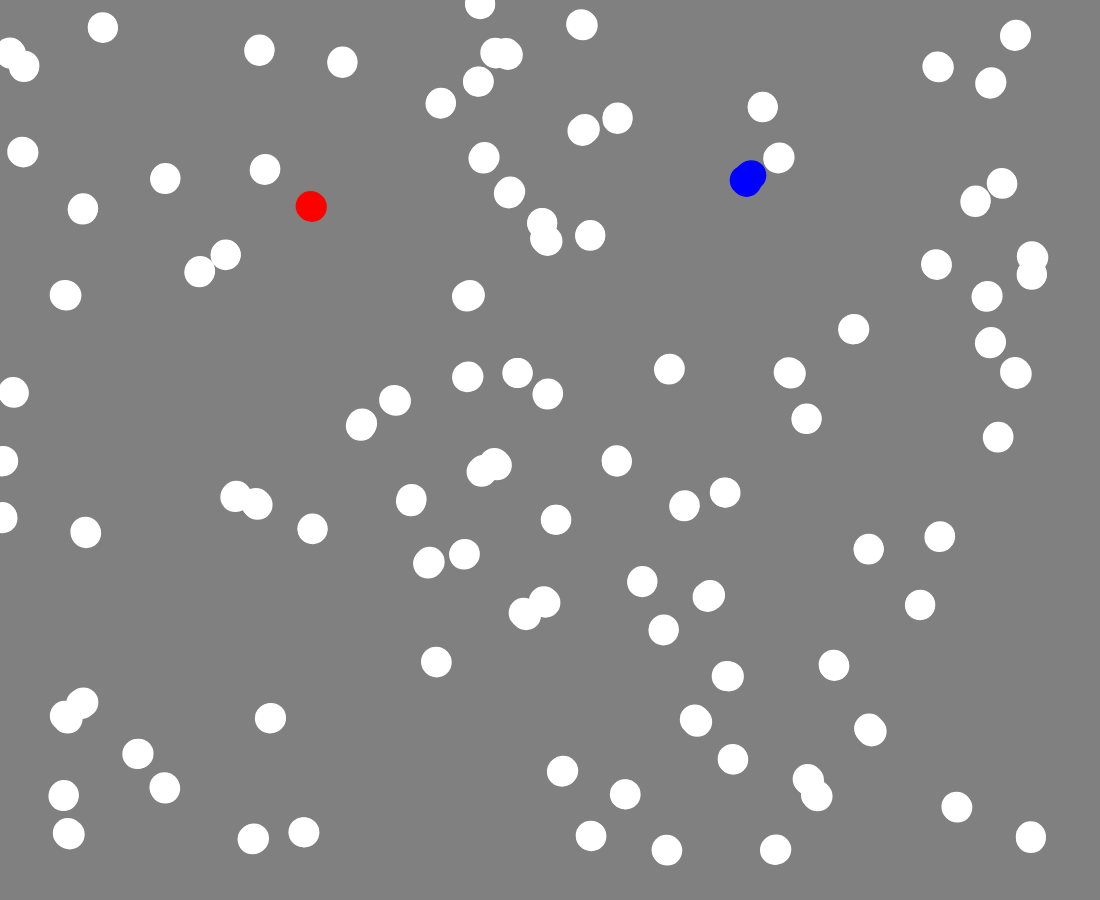
Frame 1 (no input)
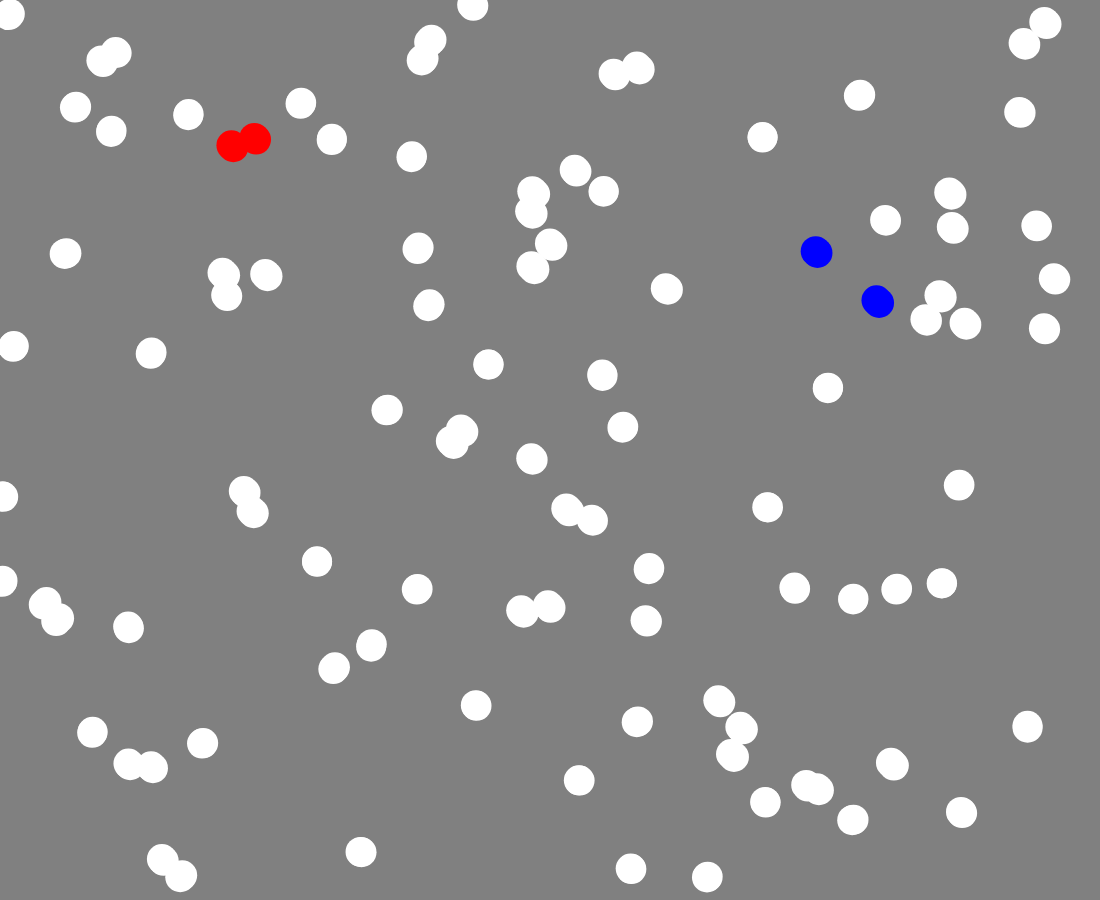
Frame 60 (no input)
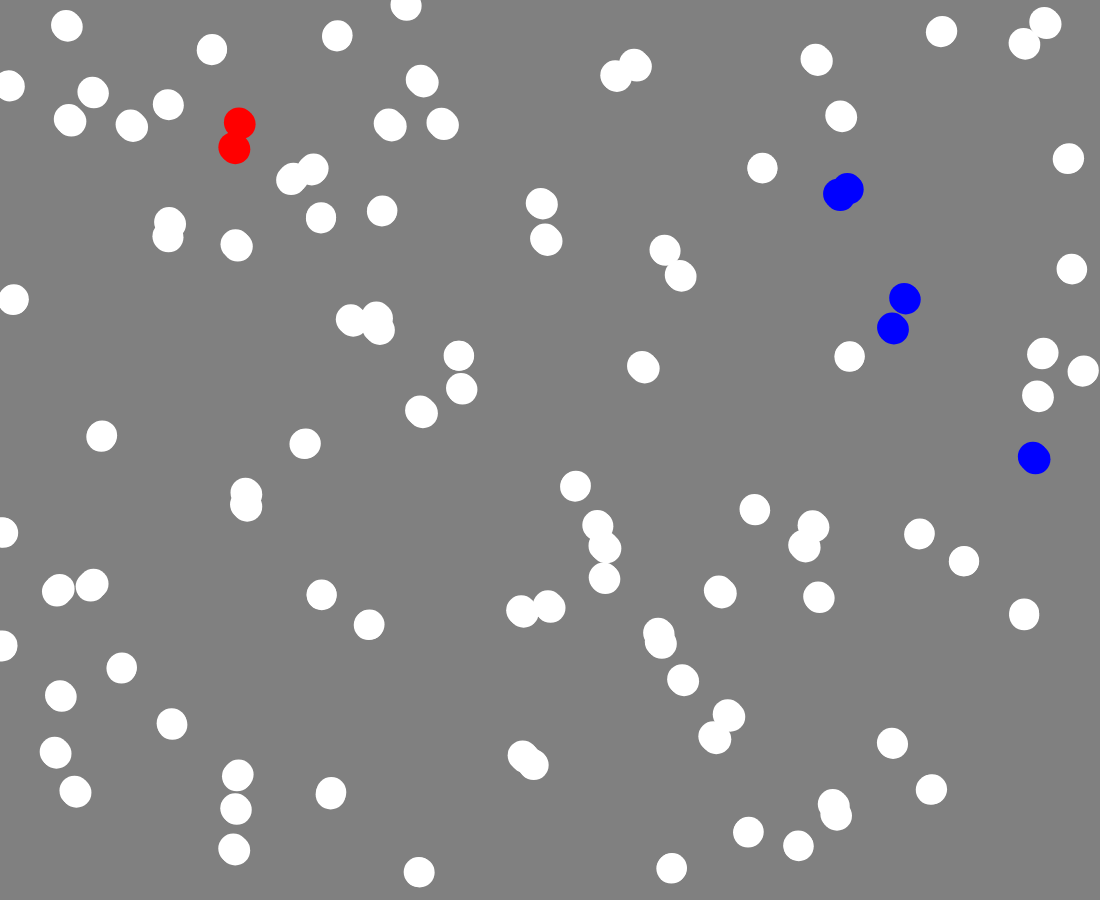
Frame 120 (the mouse pressed at the canvas centre since frame 60)

The p5.js sketch that drew these frames (run headless with seeded random() and noise() and a simulated clock; from frame 60 on, the mouse is pressed at the canvas centre):

// p5.js sketch
// ── sketch.js
let cells = []
const cellCount = 100
let blueCount = 1
let redCount = 1

function setup() {
    createCanvas(windowWidth - 100, windowHeight -100)
    for (let i = 0; i < cellCount; i++) {
        cells.push(new Cell())
    }
}

function draw() {
    background('grey')
    cells.forEach((item, index) => {
        switch (index) {
            case 0:
                item.changeColor('blue')
                break
            case 1: 
                item.changeColor('red')
                break
        }
        item.show()
        item.move()

        cells.forEach((sub) => {
            if (item !== sub && item.touch(sub)) {
                redVsBlue(item, sub)
                // cells.splice(item, 1)
                // cells.splice(sub, 1)
                // item.merge()
                item.changeDirection()
                sub.changeDirection()
                // console.log(redCount + ' vs ' + blueCount)
            }
        })
    })
    const winCondition = cellCount / 2 + 1
    // console.log(winCondition)
    if (redCount >= winCondition || blueCount >= winCondition) {
        noLoop()
        console.log(redCount, blueCount)
    }
}

function getRandomColor() {
    var letters = '0123456789ABCDEF';
    var color = '#';
    for (var i = 0; i < 6; i++) {
      color += letters[Math.floor(Math.random() * 16)];
    }
    return color;
}

const redVsBlue = (item, sub) => {
    if (!sub.set) {
        if (item.c === 'red') {
            sub.changeColor('red')
            redCount++
        }
        if (item.c === 'blue') {
            sub.changeColor('blue')
            blueCount++
        }
    }
}
// ── cell.js
function Cell(pos, radius, color) {
    if (this.pos) {
        this.pos = pos
    } else {
        this.pos = createVector(random(width - 50), random(height - 50))
    }

    // this.pos = pos || createVector(random(width - 50), random(height - 50))

    this.r = radius || 30
    this.c = color || 'white'
    this.set = false
    // this.c = 
    this.xDir = random(-1, 1)
    this.yDir = random(-1, 1)
    this.speed = random(1, 3)


    this.click = (x, y) => {
        const d = dist(this.pos.x, this.pos.y, x, y)
        if (d < this.r) {
            return true
        } else {
            return false
        }
    }


    this.touch = (other) => {
        const d = dist(this.pos.x, this.pos.y, other.pos.x, other.pos.y)
        // const poiX = diff(other.pos.x, this.pos.x)

        if (d < this.r/2 + other.r/2) {
            // console.log('this: ', this.pos.x)
            // console.log('other: ', other.pos.x)   
            // console.log('diff ? ', diff(other.pos.x, this.pos.x))
            return true
        } else {
            return false
        }
    }

    this.changeColor = (color) => {
        if (color === 'red') {
            this.c = color
        }
        if (color === 'blue') {
            this.c = color
        }
        this.set = true
    }

    this.changeDirection = () => {
        if (this.xDir === 1) {
            this.xDir = -1
        } else {
            this.xDir = 1
        }

        if (this.yDir === 1) {
            this.yDir = -1
        } else {
            this.yDir = 1
        }
    }

    this.move = () => {
        this.pos.x = this.pos.x + this.speed * this.xDir
        this.pos.y = this.pos.y + this.speed * this.yDir
        
        if (this.pos.x > width - this.r/2 || this.pos.x < this.r/2) {
            this.xDir *= -1
        }
        
        if (this.pos.y > height - this.r/2 || this.pos.y < this.r/2) {
            this.yDir *= -1
        }
        this.show(this.pos.x , this.pos.y, this.r, this.r)
    }

    this.split = () => {
        return new Cell(this.pos, this.r/2, this.c)
    }

    this.merge = () => {
        // this.pos.x = 50
        // this.pos.y = 50
        this.r = this.r * 1.3
        return new Cell(this.pos, this.r, this.c)
    }

    this.show = () => {
        fill(this.c)
        noStroke()
        ellipse(this.pos.x, this.pos.y, this.r, this.r)
    }
}

const diff = (a, b) => {
    console.log('a: ', a)
    console.log('b: ', b)
    if ( a > b ) {
        return a - b
    } else if ( a < b ) {
        return b - a
    }
}
